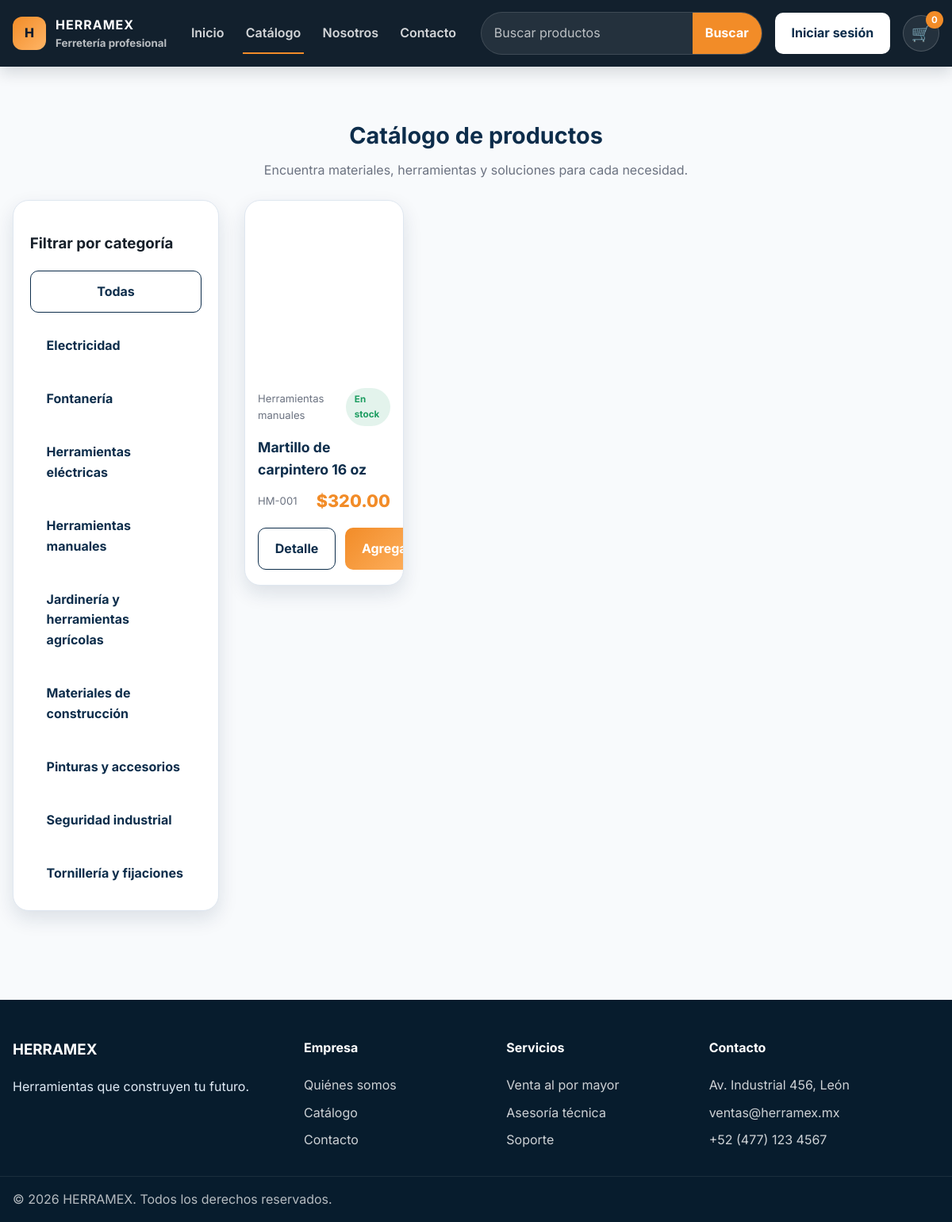
The app's page /catalogo.php?categoria=1 with its own data.
### tables this page shows
CREATE TABLE categorias (
    id INT AUTO_INCREMENT PRIMARY KEY,
    nombre VARCHAR(120) NOT NULL,
    descripcion TEXT,
    imagen VARCHAR(255) DEFAULT NULL,
    estado ENUM('activo','inactivo') NOT NULL DEFAULT 'activo',
    created_at TIMESTAMP DEFAULT CURRENT_TIMESTAMP,
    UNIQUE KEY uq_categoria_nombre (nombre)
);

CREATE TABLE productos (
    id INT AUTO_INCREMENT PRIMARY KEY,
    codigo VARCHAR(50) NOT NULL UNIQUE,
    nombre VARCHAR(180) NOT NULL,
    descripcion TEXT NOT NULL,
    categoria_id INT NOT NULL,
    precio DECIMAL(10,2) NOT NULL,
    stock INT NOT NULL DEFAULT 0,
    imagen VARCHAR(255) DEFAULT NULL,
    estado ENUM('activo','inactivo') NOT NULL DEFAULT 'activo',
    es_promo TINYINT(1) NOT NULL DEFAULT 0,
    created_at TIMESTAMP DEFAULT CURRENT_TIMESTAMP,
    CONSTRAINT fk_productos_categoria FOREIGN KEY (categoria_id) REFERENCES categorias(id) ON DELETE RESTRICT ON UPDATE CASCADE,
    INDEX idx_productos_categoria (categoria_id),
    INDEX idx_productos_nombre (nombre),
    INDEX idx_productos_stock (stock)
);

### config/database.php (called while the page is built)
<?php
function getDb(): PDO
{
    static $pdo = null;
    if ($pdo instanceof PDO) {
        return $pdo;
    }
    $host = getenv('DB_HOST') ?: 'localhost';
    $dbName = getenv('DB_NAME') ?: 'herramex';
    $dbUser = getenv('DB_USER') ?: 'root';
    $dbPass = getenv('DB_PASS') ?: '';
    $port = getenv('DB_PORT') ?: '3306';
    $dsn = sprintf('mysql:host=%s;port=%s;dbname=%s;charset=utf8mb4', $host, $port, $dbName);
    $options = [
        PDO::ATTR_ERRMODE => PDO::ERRMODE_EXCEPTION,
        PDO::ATTR_DEFAULT_FETCH_MODE => PDO::FETCH_ASSOC,
        PDO::ATTR_EMULATE_PREPARES => false,
    ];
    try {
        $pdo = new PDO($dsn, $dbUser, $dbPass, $options);
        return $pdo;
    } catch (PDOException $e) {
        http_response_code(500);
        die('No se pudo conectar a la base de datos. Verifica la configuración en config/database.php y que MySQL esté activo.');
    }
}

### includes/funciones.php (called while the page is built, shortened)
<?php
require_once __DIR__ . '/../config/database.php';
function e($value): string
{
    return htmlspecialchars((string) $value, ENT_QUOTES, 'UTF-8');
}
function format_money($amount): string
{
    return '$' . number_format((float) $amount, 2, '.', ',');
}
function get_product_image($image): string
{
    if (strpos($image, 'http') === 0) {
        return $image;
    }
    return 'assets/img/' . ltrim($image, '/');
}
function get_products_list(array $filters = []): array
{
    $pdo = getDb();
    $sql = 'SELECT p.*, c.nombre AS categoria FROM productos p LEFT JOIN categorias c ON c.id = p.categoria_id WHERE p.estado = :estado';
    $params = [':estado' => 'activo'];
    if (!empty($filters['categoria_id'])) {
        $sql .= ' AND p.categoria_id = :categoria_id';
        $params[':categoria_id'] = (int) $filters['categoria_id'];
    }
    $sql .= ' ORDER BY p.id DESC';
    $stmt = $pdo->prepare($sql);
    $stmt->execute($params);
    return $stmt->fetchAll();
}
function get_categories(): array
{
    $stmt = getDb()->query('SELECT * FROM categorias ORDER BY nombre ASC');
    return $stmt->fetchAll();
}

### catalogo.php (the view, shortened to what this page needs)
<?php
require_once __DIR__ . '/includes/header.php';
$search = trim($_GET['q'] ?? '');
$categoryId = isset($_GET['categoria']) ? (int) $_GET['categoria'] : null;
$categories = get_categories();
$products = get_products_list([
    'categoria_id' => $categoryId,
    'search' => $search,
]);
?>
<section class="section">
    <div class="container">
        <div class="section-header">
            <h2>Catálogo de productos</h2>
            <p>Encuentra materiales, herramientas y soluciones para cada necesidad.</p>
        </div>
        <div class="grid" style="grid-template-columns: 260px 1fr; gap: 2rem; align-items:start;">
            <aside class="info-card">
                <h3>Filtrar por categoría</h3>
                <div class="form-grid">
                    <a href="catalogo.php" class="btn btn-outline">Todas</a>
                    <?php foreach ($categories as $category): ?>
                        <a href="catalogo.php?categoria=<?php echo (int) $category['id']; ?>" class="btn btn-secondary" style="justify-content:flex-start; width:100%;">
                            <?php echo e($category['nombre']); ?>
                        </a>
                    <?php endforeach; ?>
                </div>
            </aside>
            <div>
                <?php if (empty($products)): ?>
                    <div class="info-card" style="padding:2rem;">
                        <h3>No se encontraron productos</h3>
                        <p>Intenta con otro término o selecciona otra categoría.</p>
                    </div>
                <?php else: ?>
                    <div class="grid grid-4">
                        <?php foreach ($products as $product): ?>
                            <?php
                            $stockClass = 'stock-ok';
                            ?>
                            <article class="product-card">
                                <div class="product-image" style="background-image:url('<?php echo get_product_image($product['imagen']); ?>');"></div>
                                <div class="product-info">
                                    <div class="meta-line">
                                        <span><?php echo e($product['categoria'] ?? 'General'); ?></span>
                                        <span class="stock-pill <?php echo $stockClass; ?>"><?php echo $product['stock'] > 0 ? 'En stock' : 'Agotado'; ?></span>
                                    </div>
                                    <h3><?php echo e($product['nombre']); ?></h3>
                                    <div class="meta-line">
                                        <span><?php echo e($product['codigo']); ?></span>
                                        <span class="price"><?php echo format_money($product['precio']); ?></span>
                                    </div>
                                    <div class="product-actions">
                                        <a href="producto.php?id=<?php echo (int) $product['id']; ?>" class="btn btn-outline">Detalle</a>
                                        <button class="btn btn-primary" type="button" data-quick-add="<?php echo (int) $product['id']; ?>">Agregar</button>
                                    </div>
                                </div>
                            </article>
                        <?php endforeach; ?>
                    </div>
                <?php endif; ?>
            </div>
        </div>
    </div>
</section>
<?php require_once __DIR__ . '/includes/footer.php'; ?>

### assets/css/style.css (style rules this page uses)
:root { --primary: #0d2d4b; --primary-dark: #071c2d; --secondary: #f28c28; --secondary-soft: #ffb566; --text: #17202a; --muted: #6b7280; --light: #f4f7fb; --border: #dfe7f0; --success: #1d9d61; --danger: #d64545; --warning: #f39a32; --shadow: 0 10px 25px rgba(13, 45, 75, 0.12); }
* { box-sizing: border-box; }
html { scroll-behavior: smooth; }
body { margin: 0; font-family: 'Inter', sans-serif; background: #f8fafc; color: var(--text); line-height: 1.6; }
a { color: inherit; text-decoration: none; }
button, input, select, textarea { font: inherit; }
.container { width: min(1200px, calc(100% - 2rem)); margin: 0 auto; }
.btn { display: inline-flex; align-items: center; justify-content: center; gap: 0.5rem; padding: 0.8rem 1.3rem; border-radius: 10px; border: none; font-weight: 700; cursor: pointer; transition: transform 0.2s ease, box-shadow 0.2s ease; }
.btn-primary { background: linear-gradient(135deg, var(--secondary), var(--secondary-soft)); color: #fff; }
.btn-secondary { background: #fff; color: var(--primary); }
.btn-outline { border: 1px solid var(--primary); background: transparent; color: var(--primary); }
.section { padding: 4rem 0; }
.section-header { margin-bottom: 1.5rem; text-align: center; }
.section-header h2 { font-size: clamp(1.8rem, 2vw, 2.6rem); margin: 0 0 0.5rem; color: var(--primary); }
.section-header p { color: var(--muted); margin: 0; }
.grid { display: grid; gap: 1.5rem; }
.grid-4 { grid-template-columns: repeat(4, minmax(0, 1fr)); }
.feature-card, .category-card, .product-card, .info-card, .checkout-card, .admin-card { background: #fff; border: 1px solid var(--border); border-radius: 20px; box-shadow: var(--shadow); }
.product-card { overflow: hidden; }
.product-image { height: 220px; background-size: cover; background-position: center; }
.product-info { padding: 1rem 1rem 1.2rem; }
.product-info h3 { margin: 0 0 0.5rem; font-size: 1.1rem; color: var(--primary); }
.meta-line { display: flex; justify-content: space-between; align-items: center; gap: 0.5rem; margin-bottom: 0.8rem; color: var(--muted); font-size: 0.82rem; }
.price { color: var(--secondary); font-size: 1.35rem; font-weight: 800; }
.stock-pill { display: inline-flex; align-items: center; gap: 0.3rem; padding: 0.35rem 0.7rem; border-radius: 999px; font-size: 0.73rem; font-weight: 700; }
.stock-ok { background: rgba(29, 157, 97, 0.12); color: var(--success); }
.product-actions { display: flex; gap: 0.75rem; margin-top: 1rem; }
.info-card { padding: 1.3rem; min-height: 150px; }
.form-grid { display: grid; gap: 1rem; }

### records on screen
categorias: nombre "Electricidad"
categorias: nombre "Fontanería"
categorias: nombre "Herramientas eléctricas"
categorias: $category['id'] 1 (drawn), nombre "Herramientas manuales"
categorias: nombre "Jardinería y herramientas agrícolas"
categorias: nombre "Materiales de construcción"
categorias: nombre "Pinturas y accesorios"
categorias: nombre "Seguridad industrial"
categorias: nombre "Tornillería y fijaciones"
productos: categoria.nombre "Herramientas manuales", stock "En stock", nombre "Martillo de carpintero 16 oz", codigo "HM-001", precio "$320.00"

### other values on screen
$cartCount "0"
